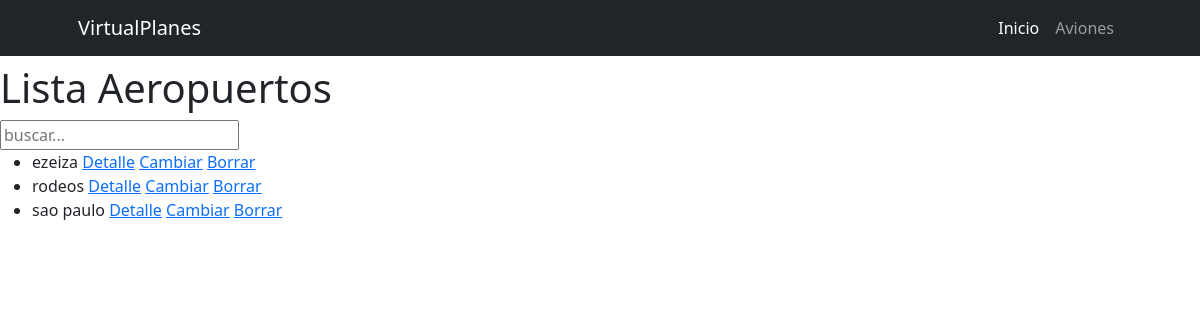
/avion/avion/aeropuertos_list, run on an earlier commit of the app's database.
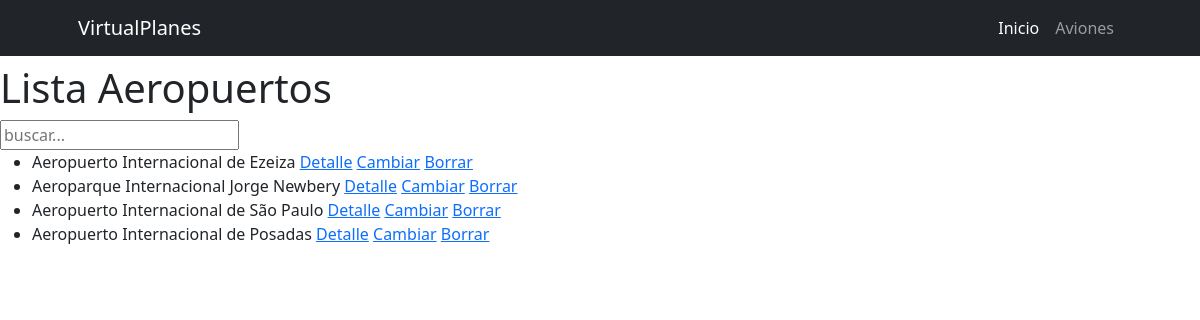
And on a later commit of the database.
### avion/models.py (models this page shows, shortened)
class Aeropuerto(models.Model):
    nombre=models.CharField(max_length=40)
    pais_origen=models.CharField(max_length=40)

### avion/views.py (the view)
# urls.py: path("avion/aeropuertos_list",aeropuertos_list,name="aeropuertos_list"),
def aeropuertos_list(request):
    busqueda=request.GET.get("busqueda",None)
    if busqueda:
        print(busqueda)
        consulta=Aeropuerto.objects.filter(nombre__icontains=busqueda)
    else:
         consulta=Aeropuerto.objects.all()
    contexto={"aeropuertos":consulta}
    return render(request,"avion/aeropuertos_list.html",contexto)

### avion/templates/avion/aeropuertos_list.html (shortened to what this page needs)
{% extends "core/base.html" %}
{%  block content %}
    <h1>Lista Aeropuertos</h1>
    <form action="{% url "avion:aeropuertos_list" %}" method="get">
        <input type="text" name="busqueda" placeholder="buscar...">
    </form>
    <ul>
    {% for aeropuerto in aeropuertos %}
    <li>{{aeropuerto.nombre}}
        <a href="{% url "avion:aeropuerto_detail" aeropuerto.id %}">Detalle</a>
        <a href="{% url "avion:aeropuerto_update" aeropuerto.id %}">Cambiar</a>
        <a href="{% url "avion:aeropuerto_delete" aeropuerto.id %}">Borrar</a>
    </li>
    {% endfor %}
    </ul>
    {% endblock content %}

What changed in the data, as far as the page shows it:
changed Aeropuerto: nombre "ezeiza" → "Aeropuerto Internacional de Ezeiza"
changed Aeropuerto: nombre "rodeos" → "Aeroparque Internacional Jorge Newbery"
changed Aeropuerto: nombre "sao paulo" → "Aeropuerto Internacional de São Paulo"
added Aeropuerto: nombre "Aeropuerto Internacional de Posadas"
